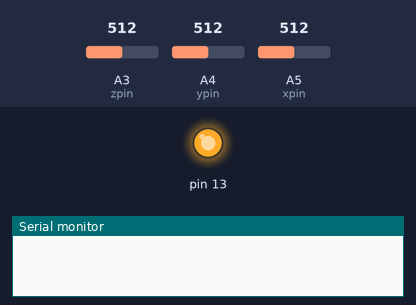
This sketch was run on a simulated Arduino Uno, built with avr-gcc and run on an emulated ATmega328P. On the bench: output pins drawn as LEDs (lit = HIGH), the last lines printed to the serial monitor. The test bench sets the inputs (shaded band); at power-on: A3 (zpin) = 512, A4 (ypin) = 512, A5 (xpin) = 512. Pins used as bus, display or sensor lines are not drawn.

Above: at 0.1 s.
At 2.7 s:
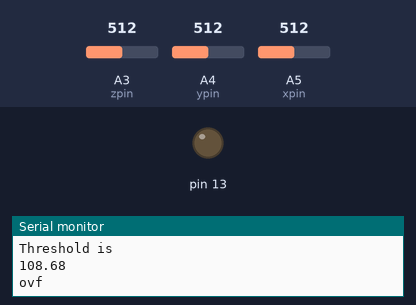
Timing chart, 0 to 4.2 s (numbered marks = the images above):
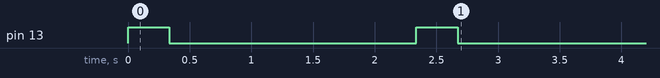

The sketch:

pedorasp.ino
```cpp
//first calibrate on powering up the module
//a poscal function to calculate avg values of x , y , z and print them on serial
//turn on the LED on pin13 and turn it off after the calibration is completed


//in loop continually read the data and calculate total accerelation vector
//call stepdetect function
//print total number of steps on monitor
//if step occurs flash led 3 times


const int xpin=A5;
int ypin=A4;
int zpin=A3;

int powerpin=A0;
int gnd=A1;

float threshhold = 60;
float xval[100]={0};
float yval[100]={0};
float zval[100]={0};
float xavg ;
float yavg ;
float zavg ;

int steps,flag=0;
void setup()
{
Serial.begin(9600);
pinMode(powerpin,OUTPUT);
pinMode(gnd,OUTPUT);
digitalWrite(powerpin,HIGH);
digitalWrite(gnd,LOW);
pinMode(13,OUTPUT);
calibrate();
delay(2000);
calibrate();
threshhold = sqrt((xavg)*(xavg)+ (yavg)*(yavg) + (zavg)*(zavg))/10 + 20 ;
Serial.println("Threshold is");
Serial.println(threshhold);

}


void loop()
{int acc=0;
  float totvect[100]={0};
float totave[100]={0};
 //float sum1,sum2,sum3=0;
  float xaccl[100]={0};
   float yaccl[100]={0};
    float zaccl[100]={0};
   // float x,y,z;


for (int i=0;i<100;i++)
{
xaccl[i]=float(analogRead(xpin));
delay(1);


//delay(100);
//x=sum1/100.0;

//Serial.println(xavg);


yaccl[i]=float(analogRead(ypin));
delay(1);

//sum2=yaccl[i]+sum2;

//y=sum2/100.0;

//Serial.println(yavg);
//delay(100);

zaccl[i]=float(analogRead(zpin));
delay(1);

//sum3=zaccl[i]+sum3;
//z=sum3/100;


 totvect[i] = sqrt(((xaccl[i]-xavg)* (xaccl[i]-xavg))+ ((yaccl[i] - yavg)*(yaccl[i] - yavg)) + ((zval[i] - zavg)*(zval[i] - zavg)));
 totave[i] = (totvect[i] + totvect[i-1]) / 2 ;


 //acc=acc+totave[i];
 Serial.println(totave[i]);

 delay(200);

//cal steps
if (totave[i]>threshhold && flag==0)
{
  steps=steps+1;
  flag=1;

}
 else if (totave[i] > threshhold && flag==1)
{
//do nothing
}
  if (totave[i] <threshhold  && flag==1)
  {flag=0;}
  Serial.println('\n');
  Serial.print("steps=");
  Serial.println(steps);
}


//float tim=acc/100;
//Serial.println(tim);
 delay(1000);
// stepcal(totave);


}


/*void stepcal(float arr[100])
{


// int threshhold=80;
 float jack=0;
//delay(100)
//Serial.println(xavg);
for (int i=0;i<100;i++)
{
jack=jack+arr[i];


}
float m=jack/100;

//Serial.println(yavg);
//delay(100);


 //detect pushups or count  for number of dumbles

 //crossing the threshold and

 //cross 20 in down and 80 in up

 /*add one to counter and set a flag high to indicate it is above a threshhold value

if a flag is high and threshhold is crossed :do nothing }
if signal falls below threshhold set flag to -1 indicating it is blow threshhold


if (m>threshhold && flag==0)
{
  steps=steps+1;
  flag=1;
  Serial.println('\n');
  Serial.print("steps=");
  Serial.println(steps);
}

else if (m > threshhold && flag==1)
{
//do nothing
}
  if (m <threshhold  && flag==1)
  {flag=0;}
  Serial.println('\n');
  Serial.print("steps=");
  Serial.println(steps);
}  */


//calculate total accerelation vector


void calibrate()

{

  digitalWrite(13,HIGH);

  float sum=0;
  float sum1=0;
  float sum2=0;
for (int i=0;i<100;i++)
{
xval[i]=float(analogRead(xpin));

sum=xval[i]+sum;
}
delay(100);
xavg=sum/100.0;

//Serial.println(xavg);

for (int j=0;j<100;j++)
{
xval[j]=float(analogRead(xpin));

sum1=xval[j]+sum1;
}
yavg=sum1/100.0;

//Serial.println(yavg);
delay(100);
for (int i=0;i<100;i++)
{
zval[i]=float(analogRead(zpin));

sum2=zval[i]+sum2;
}
zavg=sum2/100.0;
delay(100);
//Serial.println(zavg);

digitalWrite(13,LOW);

}


//counting the pushups
```
